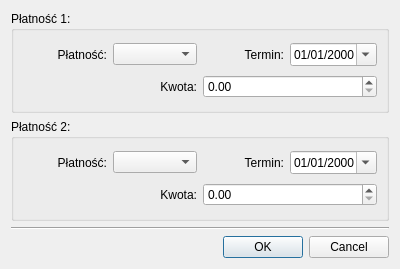
<ui version="4.0" >
 <class>CustomPaymentDialog</class>
 <widget class="QDialog" name="CustomPaymentDialog" >
  <property name="geometry" >
   <rect>
    <x>0</x>
    <y>0</y>
    <width>400</width>
    <height>269</height>
   </rect>
  </property>
  <property name="windowTitle" >
   <string>Zaawansowane płatności</string>
  </property>
  <layout class="QGridLayout" name="gridLayout_3" >
   <item row="0" column="0" >
    <widget class="QGroupBox" name="groupBox" >
     <property name="title" >
      <string>Płatność 1:</string>
     </property>
     <layout class="QGridLayout" name="gridLayout" >
      <item row="0" column="0" >
       <layout class="QHBoxLayout" name="horizontalLayout_3" >
        <item>
         <layout class="QHBoxLayout" name="horizontalLayout_2" >
          <item>
           <widget class="QLabel" name="textLabel5" >
            <property name="text" >
             <string>Płatność:</string>
            </property>
            <property name="alignment" >
             <set>Qt::AlignRight|Qt::AlignTrailing|Qt::AlignVCenter</set>
            </property>
            <property name="wordWrap" >
             <bool>false</bool>
            </property>
           </widget>
          </item>
          <item>
           <widget class="QComboBox" name="paymCombo1" />
          </item>
         </layout>
        </item>
        <item>
         <layout class="QHBoxLayout" name="horizontalLayout" >
          <item>
           <widget class="QLabel" name="textLabel6" >
            <property name="text" >
             <string>Termin:</string>
            </property>
            <property name="alignment" >
             <set>Qt::AlignRight|Qt::AlignTrailing|Qt::AlignVCenter</set>
            </property>
            <property name="wordWrap" >
             <bool>true</bool>
            </property>
           </widget>
          </item>
          <item>
           <widget class="QDateEdit" name="liabDate1" >
            <property name="displayFormat" >
             <string>dd/MM/yyyy</string>
            </property>
            <property name="calendarPopup" >
             <bool>true</bool>
            </property>
           </widget>
          </item>
         </layout>
        </item>
       </layout>
      </item>
      <item row="1" column="0" >
       <layout class="QHBoxLayout" name="horizontalLayout_4" >
        <item>
         <widget class="QLabel" name="textLabel7" >
          <property name="layoutDirection" >
           <enum>Qt::LeftToRight</enum>
          </property>
          <property name="text" >
           <string>Kwota:</string>
          </property>
          <property name="alignment" >
           <set>Qt::AlignRight|Qt::AlignTrailing|Qt::AlignVCenter</set>
          </property>
          <property name="wordWrap" >
           <bool>false</bool>
          </property>
         </widget>
        </item>
        <item>
         <widget class="QDoubleSpinBox" name="amount1" />
        </item>
       </layout>
      </item>
     </layout>
    </widget>
   </item>
   <item row="1" column="0" >
    <widget class="QGroupBox" name="groupBox_2" >
     <property name="title" >
      <string>Płatność 2:</string>
     </property>
     <layout class="QGridLayout" name="gridLayout_2" >
      <item row="0" column="0" >
       <layout class="QHBoxLayout" name="horizontalLayout_5" >
        <item>
         <layout class="QHBoxLayout" name="horizontalLayout_6" >
          <item>
           <widget class="QLabel" name="textLabel5_2" >
            <property name="text" >
             <string>Płatność:</string>
            </property>
            <property name="alignment" >
             <set>Qt::AlignRight|Qt::AlignTrailing|Qt::AlignVCenter</set>
            </property>
            <property name="wordWrap" >
             <bool>false</bool>
            </property>
           </widget>
          </item>
          <item>
           <widget class="QComboBox" name="paymCombo1_2" />
          </item>
         </layout>
        </item>
        <item>
         <layout class="QHBoxLayout" name="horizontalLayout_7" >
          <item>
           <widget class="QLabel" name="textLabel6_2" >
            <property name="text" >
             <string>Termin:</string>
            </property>
            <property name="alignment" >
             <set>Qt::AlignRight|Qt::AlignTrailing|Qt::AlignVCenter</set>
            </property>
            <property name="wordWrap" >
             <bool>true</bool>
            </property>
           </widget>
          </item>
          <item>
           <widget class="QDateEdit" name="liabDate1_2" >
            <property name="displayFormat" >
             <string>dd/MM/yyyy</string>
            </property>
            <property name="calendarPopup" >
             <bool>true</bool>
            </property>
           </widget>
          </item>
         </layout>
        </item>
       </layout>
      </item>
      <item row="1" column="0" >
       <layout class="QHBoxLayout" name="horizontalLayout_8" >
        <item>
         <widget class="QLabel" name="textLabel7_2" >
          <property name="layoutDirection" >
           <enum>Qt::LeftToRight</enum>
          </property>
          <property name="text" >
           <string>Kwota:</string>
          </property>
          <property name="alignment" >
           <set>Qt::AlignRight|Qt::AlignTrailing|Qt::AlignVCenter</set>
          </property>
          <property name="wordWrap" >
           <bool>false</bool>
          </property>
         </widget>
        </item>
        <item>
         <widget class="QDoubleSpinBox" name="amount1_2" />
        </item>
       </layout>
      </item>
     </layout>
    </widget>
   </item>
   <item row="2" column="0" >
    <widget class="Line" name="line" >
     <property name="orientation" >
      <enum>Qt::Horizontal</enum>
     </property>
    </widget>
   </item>
   <item row="3" column="0" >
    <widget class="QDialogButtonBox" name="buttonBox" >
     <property name="orientation" >
      <enum>Qt::Horizontal</enum>
     </property>
     <property name="standardButtons" >
      <set>QDialogButtonBox::Cancel|QDialogButtonBox::Ok</set>
     </property>
    </widget>
   </item>
  </layout>
 </widget>
 <tabstops>
  <tabstop>paymCombo1</tabstop>
  <tabstop>liabDate1</tabstop>
  <tabstop>amount1</tabstop>
  <tabstop>paymCombo1_2</tabstop>
  <tabstop>liabDate1_2</tabstop>
  <tabstop>amount1_2</tabstop>
  <tabstop>buttonBox</tabstop>
 </tabstops>
 <resources/>
 <connections>
  <connection>
   <sender>buttonBox</sender>
   <signal>accepted()</signal>
   <receiver>CustomPaymentDialog</receiver>
   <slot>accept()</slot>
   <hints>
    <hint type="sourcelabel" >
     <x>248</x>
     <y>254</y>
    </hint>
    <hint type="destinationlabel" >
     <x>157</x>
     <y>274</y>
    </hint>
   </hints>
  </connection>
  <connection>
   <sender>buttonBox</sender>
   <signal>rejected()</signal>
   <receiver>CustomPaymentDialog</receiver>
   <slot>reject()</slot>
   <hints>
    <hint type="sourcelabel" >
     <x>316</x>
     <y>260</y>
    </hint>
    <hint type="destinationlabel" >
     <x>286</x>
     <y>274</y>
    </hint>
   </hints>
  </connection>
 </connections>
</ui>
